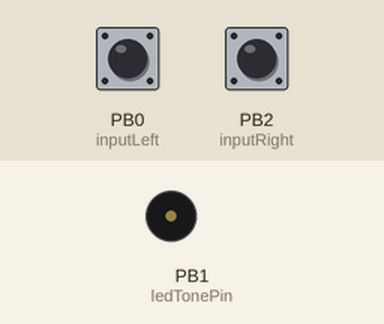
This sketch was run on a simulated ATtiny85, built with avr-gcc and run on an emulated ATtiny85. Shown: buzzer (waves = sounding). The inputs (shaded band) are chosen by the test bench; at power-on: PB0 (inputLeft) HIGH, PB2 (inputRight) HIGH.

Above: at 1.2 s.
1.3 s: PB0 (inputLeft) pulled LOW for 0.15 s
At 1.37 s:
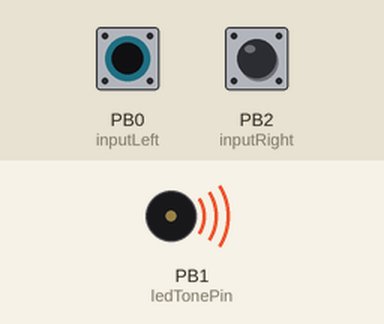
2.9 s: PB0 (inputLeft) pulled LOW for 3.2 s
At 6.5 s:
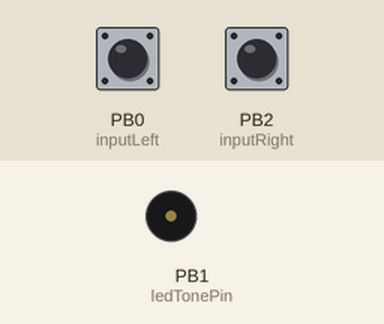
7.6 s: PB2 (inputRight) pulled LOW for 3.2 s
At 8.9 s:
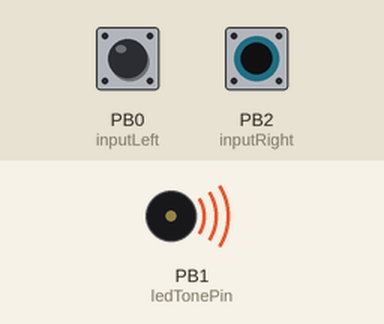
Timing chart, 0 to 12.3 s (numbered marks = the images above; inputs shaded):
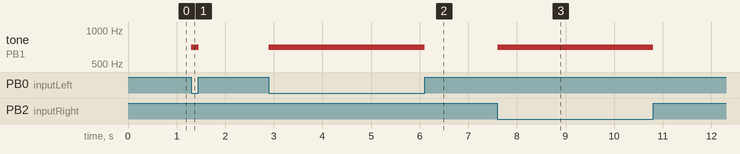

Measured:
- after the input at 1.3 s, tone on PB1 (ledTonePin): silent → 700 Hz at once, → silent 0.15 s later
- after the input at 2.9 s, tone on PB1 (ledTonePin): silent → 700 Hz at once, → silent 3.2 s later
- after the input at 7.6 s, tone on PB1 (ledTonePin): silent → 700 Hz at once, → silent 3.2 s later

The sketch:

AtTinyKeyer_v3.ino
```cpp
/*
This little program can help you use a straight key or paddle keyer output with
Morse code learning apps that support keying via the PC/phone keyboard, like Morse Mania
or PCW Fistcheck. You can also use Morseino as a keyer, and practice letter and word timing.

Program is intended to be flashed to a $2 Digispark Attiny85 microcontroler module.
Other (optional) component is a stereo jack to connect it to your paddle.
OTG USB adapter would be needed for phone connetion.

You need to connect pin PB0 to tip and GND to ground of your key connector, and connect
Attiny to your PC/phone. Polarity is important if connecting to a keyer or Morserino.
Please make sure your keyer has proper (opto) isolation on its radio connector.

The controller will emulate a keyboard and send the needed character to the app once
you key down. There shouldn't be too much delay.

If you need some other character, look at the list here: https://www.usb.org/sites/default/files/documents/hut1_12v2.pdf
or rummage through DigiKeyboard.h file.

The program is created by YU4HAK, based on code snippets found here and there,
and is free in every possible sense, no attribution needed.
More detailed build instructions will hopefully come soon.

73


****** UPDATE v3.0 *******
This version has iambic emulation. It works on vBand, but something is not right on MorseMania. Straightkey option is wotking fine everywhere.
**************************

*/

#include "DigiKeyboard.h"  // The other one does not work.

boolean readValueLeft;
boolean readValueRight;

int inputLeft = 0;   // Setting up input pin to PB0
int inputRight = 2;  // Setting up input pin to PB2
int ledTonePin = 1;

void setup() {
  pinMode(inputLeft, INPUT_PULLUP);
  digitalWrite(inputLeft, HIGH);

  pinMode(inputRight, INPUT_PULLUP);
  digitalWrite(inputRight, HIGH);
}

void loop() {
  readValueLeft = !digitalRead(inputLeft);
  readValueRight = !digitalRead(inputRight);

  if (readValueLeft == true) {
    tone(ledTonePin, 700);  // Play tone

    // DigiKeyboard.sendKeyPress(KEY_A, MOD_CONTROL_LEFT);   // MorseMania (iambic mode possibly broken), vBand (straightKey and paddle)
    DigiKeyboard.sendKeyPress(79, MOD_CONTROL_LEFT);  // PCW FistCheck (79 - rightArrow, straightKey only), vBand (straightKey and paddle), MorseMania (straightKey only)
  }

  if (readValueRight == true) {
    tone(ledTonePin, 700);  // Play tone

    // DigiKeyboard.sendKeyPress(KEY_S);              // MorseMania (iambic mode possibly broken), do not combine S and Ctrl, it causes issues in Windows
    DigiKeyboard.sendKeyPress(79, MOD_CONTROL_RIGHT);  // PCW FistCheck (79 - rightArrow, straightKey only), vBand (straightKey and paddle)
  }

  // else {
  if (readValueLeft == false && readValueRight == false) {
    noTone(ledTonePin);            //Stop tone
    DigiKeyboard.sendKeyPress(0);  // Unpress the key.
  }

  DigiKeyboard.delay(2);  // Not sure about the optimal value, but 2 seems to work.
}
```
